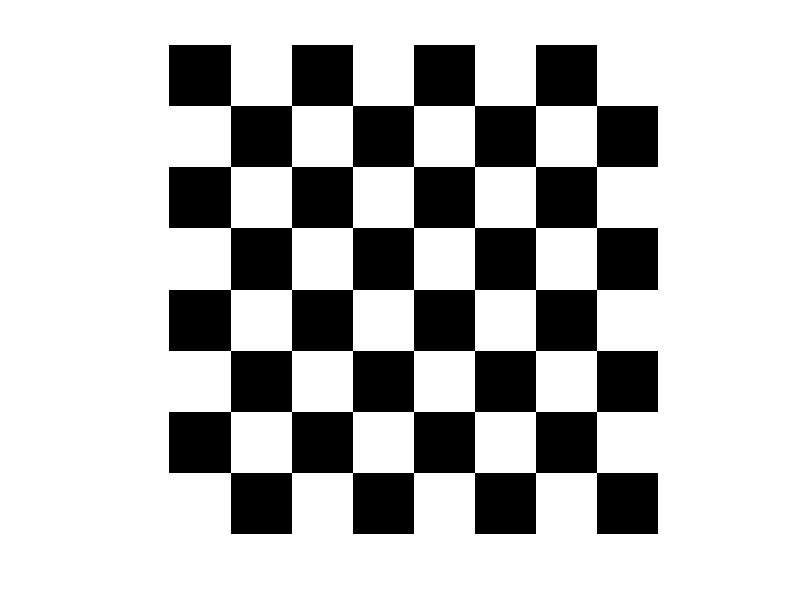

Write MATLAB code to recreate this figure.
% create a chessboard
new_zeros = zeros(8,8);

chess = uint8(new_zeros);
chess(2:2:8, :) = 255;
chess(:, 2:2:8) = 255;
chess(2:2:8, 2:2:8) = 0;
imshow(chess);